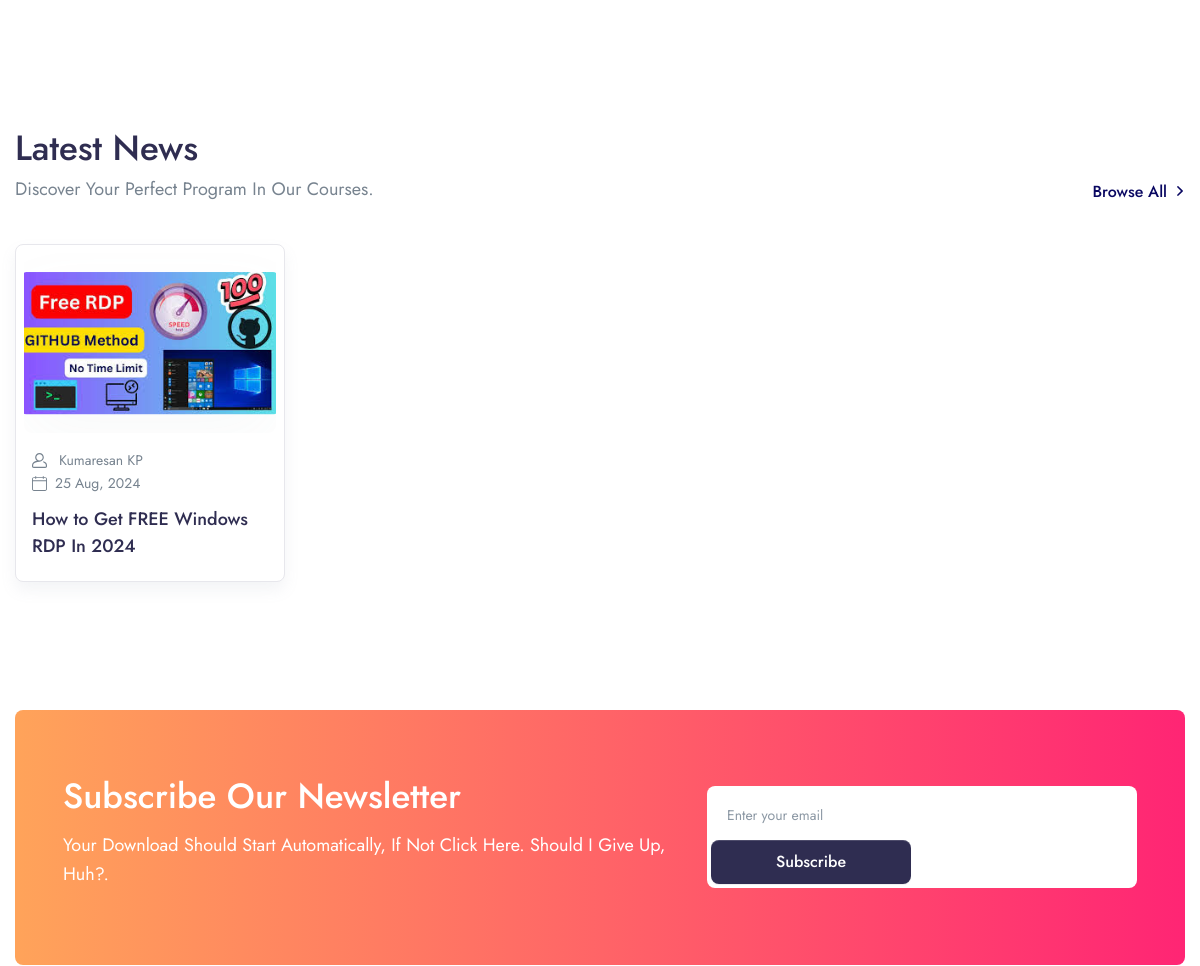
Before: / (middle part) with the older database file.
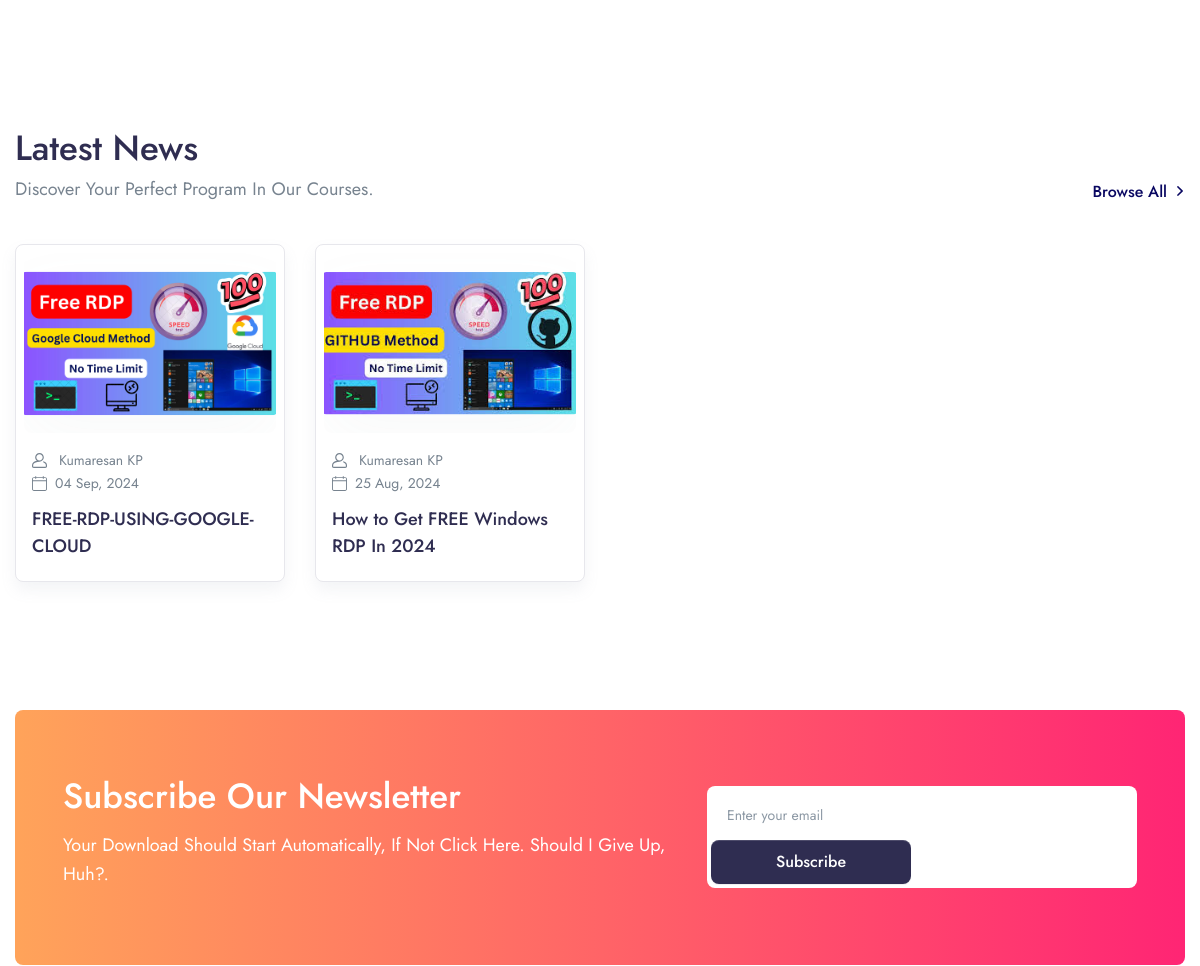
After: the same page with the newer database file.
### app/models.py (models this page shows, shortened)
class Blog(models.Model):
    title = models.CharField(max_length=200)
    content = RichTextField()  # Use RichTextField for advanced content
    featured_image = models.ImageField(upload_to="Media/blog_images", null=True, blank=True)
    created_at = models.DateTimeField(auto_now_add=True)
    updated_at = models.DateTimeField(auto_now=True)
    slug = models.SlugField(max_length=200, unique=True, blank=True, null=True)
    author = models.ForeignKey(Author, on_delete=models.CASCADE, related_name='blogs',null=True)
    category = models.ForeignKey(Categories, on_delete=models.SET_NULL, null=True, blank=True, related_name='blogs')

class Author(models.Model):
    author_profile = models.ImageField(upload_to="Media/author")
    name = models.CharField(max_length=100, null=True)
    about_author = models.TextField()
    def __str__(self):
        return self.name

### LMS/views.py (the view)
# urls.py: path('',views.HOME,name='home'),
def HOME(request):
    category = Categories.objects.all().order_by('id')[:5]
    course = Course.objects.filter(status='PUBLISH').order_by('id')
    blogs = Blog.objects.all().order_by('-created_at')[:5]
    context = {
        'category': category,
        'course': course,
        'blogs': blogs,
    }
    return render(request, 'Main/home.html', context)

### app/models.py (called while the page is built)
    def __str__(self):
        return self.name

    def get_absolute_url(self):
        from django.urls import reverse
        return reverse("course_details", kwargs={'slug': self.slug})

### app/templatetags/course_tags.py (called while the page is built)
@register.simple_tag
def discount_calculation(price,discount):
    if discount is None or discount is 0:
        return price
    sellprice = price
    sellprice = price - (price * discount/100)
    return math.floor(sellprice)

### templates/Main/home.html (shortened to what the changed rows need)
{% extends 'base.html' %}
{% load static %}
{% block content %}
{% load course_tags %}
    <section class="py-5 py-md-8 bg-white">
        <div class="container container-wd">
            <div class="row align-items-end mb-4 mb-md-7">
                <div class="col-md mb-4 mb-md-0">
                    <h1 class="mb-1">Latest News</h1>
                </div>
            </div>
            <div class="row row-cols-md-2 row-cols-lg-3 row-cols-xl-4">
                {% for blog in blogs %}
                    <div class="col-md mb-5 mb-lg-0">
                        <div class="card border shadow p-2 rounded-lg lift sk-fade">
                            <div class="card-zoom position-relative">
                                <a href="{% url 'blog_detail' blog.slug %}" class="card-img d-block sk-thumbnail img-ratio-3">
                                    <img class="rounded shadow-light-lg img-fluid" src="{{ blog.featured_image }}" alt="{{ blog.title }}">
                                </a>
                            </div>
                            <div class="card-footer px-2 pb-0 pt-4">
                                <ul class="nav mx-n3 mb-3">
                                    <li class="nav-item px-3">
                                        <a href="{% url 'blog_detail' blog.slug %}" class="d-flex align-items-center text-gray-800">
                                            <div class="me-3 d-flex">
                                            </div>
                                            <div class="font-size-sm">{{ blog.author }}</div>
                                        </a>
                                    </li>
                                    <li class="nav-item px-3">
                                        <a href="{% url 'blog_detail' blog.slug %}" class="d-flex align-items-center text-gray-800">
                                            <div class="me-2 d-flex">
                                            </div>
                                            <div class="font-size-sm">{{ blog.created_at|date:"d M, Y" }}</div>
                                        </a>
                                    </li>
                                </ul>
                                <a href="{% url 'blog_detail' blog.slug %}" class="d-block">
                                    <h5 class="line-clamp-2 h-48 h-lg-52">{{ blog.title }}</h5>
                                </a>
                            </div>
                        </div>
                    </div>
                {% endfor %}
            </div>
        </div>
    </section>
    <section class="py-6 py-md-10 bg-white">
        <div class="container container-wd">
            <div class="bg-gradient-1 rounded-lg py-md-9 py-8 px-md-8 px-5">
                <div class="row align-items-center">
                    <div class="col-xl-7 mb-4 mb-xl-0 text-capitalize">
                        <h1 class="text-white mb-3">Subscribe our newsletter</h1>
                    </div>
                </div>
            </div>
        </div>
    </section>
{% endblock %}

Changed rows visible on the page:
added Blog: featured_image (picture), author "Kumaresan KP", created_at "04 Sep, 2024", title "FREE-RDP-USING-GOOGLE-CLOUD"
